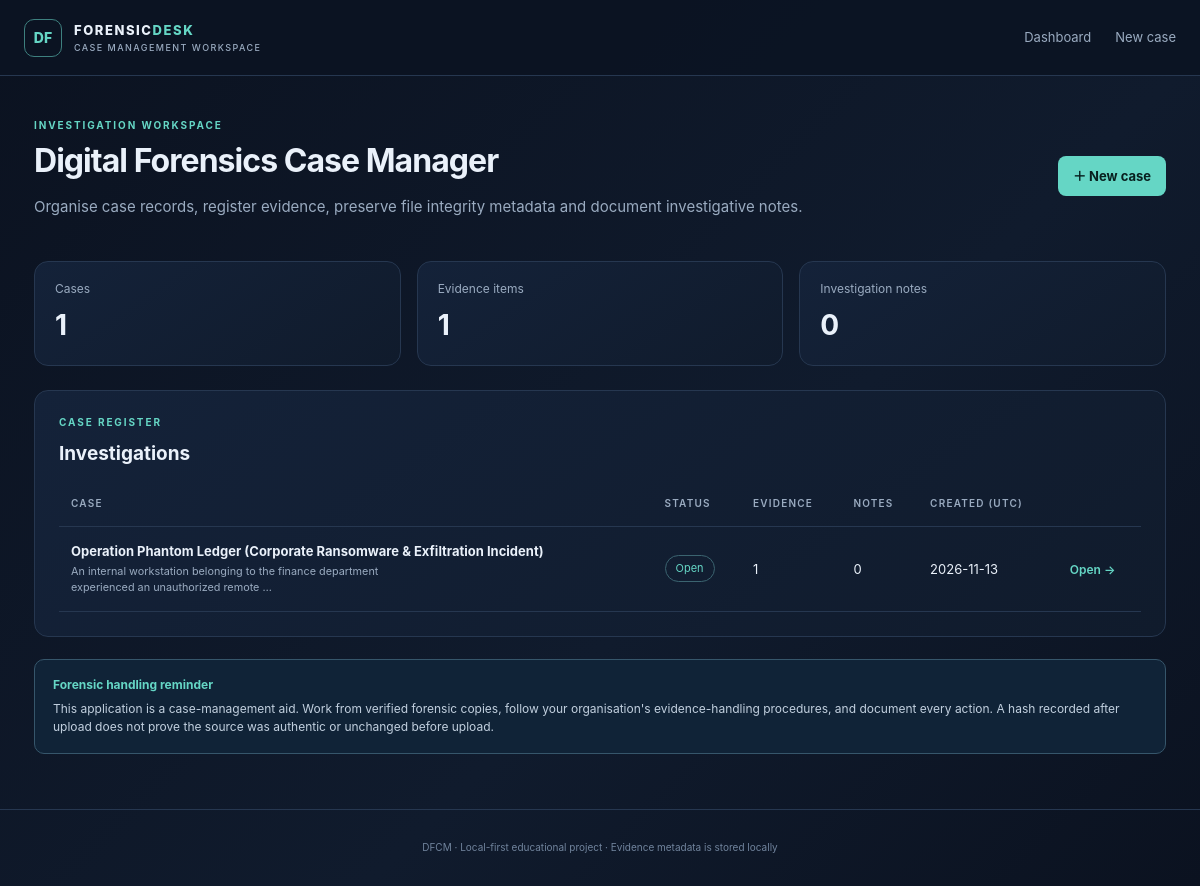
The page / on the database its author committed.
### tables this page shows
CREATE TABLE cases (
                    id INTEGER PRIMARY KEY AUTOINCREMENT,
                    title TEXT NOT NULL CHECK(length(title) BETWEEN 3 AND 120),
                    description TEXT NOT NULL DEFAULT '',
                    status TEXT NOT NULL DEFAULT 'Open'
                        CHECK(status IN ('Open', 'In Progress', 'Closed')),
                    created_at TEXT NOT NULL
                );

### app.py (the view)
    @app.route("/")
    def index():
        with get_db() as db:
            cases = db.execute("""
                SELECT c.*,
                    (SELECT COUNT(*) FROM evidence e WHERE e.case_id = c.id) AS evidence_count,
                    (SELECT COUNT(*) FROM notes n WHERE n.case_id = c.id) AS note_count
                FROM cases c ORDER BY c.created_at DESC
            """).fetchall()
            totals = {
                "cases": db.execute("SELECT COUNT(*) FROM cases").fetchone()[0],
                "evidence": db.execute("SELECT COUNT(*) FROM evidence").fetchone()[0],
                "notes": db.execute("SELECT COUNT(*) FROM notes").fetchone()[0],
            }
        return render_template("index.html", cases=cases, totals=totals)

### templates/index.html
{% extends "base.html" %}
{% block content %}
<section class="hero">
  <div><p class="eyebrow">INVESTIGATION WORKSPACE</p><h1>Digital Forensics Case Manager</h1>
  <p class="muted">Organise case records, register evidence, preserve file integrity metadata and document investigative notes.</p></div>
  <a class="button primary" href="{{ url_for('new_case') }}">＋ New case</a>
</section>
<div class="stats">
  <div class="stat"><span>Cases</span><strong>{{ totals.cases }}</strong></div>
  <div class="stat"><span>Evidence items</span><strong>{{ totals.evidence }}</strong></div>
  <div class="stat"><span>Investigation notes</span><strong>{{ totals.notes }}</strong></div>
</div>
<section class="panel">
  <div class="section-heading"><div><p class="eyebrow">CASE REGISTER</p><h2>Investigations</h2></div></div>
  {% if cases %}
  <div class="table-wrap"><table><thead><tr><th>Case</th><th>Status</th><th>Evidence</th><th>Notes</th><th>Created (UTC)</th><th></th></tr></thead><tbody>
  {% for case in cases %}<tr>
    <td><strong>{{ case.title }}</strong><small>{{ case.description[:95] }}{% if case.description|length > 95 %}…{% endif %}</small></td>
    <td><span class="status {{ case.status|lower|replace(' ', '-') }}">{{ case.status }}</span></td>
    <td>{{ case.evidence_count }}</td><td>{{ case.note_count }}</td><td>{{ case.created_at[:10] }}</td>
    <td><a class="text-link" href="{{ url_for('case_detail', case_id=case.id) }}">Open →</a></td>
  </tr>{% endfor %}
  </tbody></table></div>
  {% else %}<div class="empty"><div class="empty-icon">⌕</div><h3>No investigations yet</h3><p>Create a case to begin organising your forensic work.</p><a class="button primary" href="{{ url_for('new_case') }}">Create first case</a></div>{% endif %}
</section>
<div class="notice"><strong>Forensic handling reminder</strong><p>This application is a case-management aid. Work from verified forensic copies, follow your organisation's evidence-handling procedures, and document every action. A hash recorded after upload does not prove the source was authentic or unchanged before upload.</p></div>
{% endblock %}

### static/style.css (style rules this page uses)
:root { --bg:#0b1220;--panel:#111d30;--panel2:#15243a;--line:#263750;--text:#eaf1fa;--muted:#9aabc0;--accent:#65d6c5;--blue:#79a9ff;--danger:#ff8c8c }
* { box-sizing:border-box }
body { margin:0;background:linear-gradient(135deg,#0b1220,#101b2d 60%,#0b1220);color:var(--text);font:15px/1.55 Inter,Segoe UI,Arial,sans-serif;min-height:100vh }
.hero { display:flex;align-items:center;justify-content:space-between;gap:28px;margin-bottom:28px }
.hero h1 { font-size:32px;line-height:1.2;margin:4px 0 10px;letter-spacing:-.03em }
.muted { color:var(--muted) }
.eyebrow { font-size:10px;letter-spacing:.19em;color:var(--accent);font-weight:700;margin:0 0 8px }
.stats { display:grid;grid-template-columns:repeat(3,1fr);gap:16px;margin:24px 0 }
.stat,.panel { background:linear-gradient(145deg,#142239,#101b2c);border:1px solid var(--line);border-radius:14px }
.stat { padding:18px 20px }
.stat span { display:block;color:var(--muted);font-size:12px }
.stat strong { font-size:28px;display:block;margin-top:5px }
.panel { padding:24px;margin-bottom:20px }
.section-heading { display:flex;justify-content:space-between;align-items:center }
.panel h2 { margin:0 0 14px;font-size:19px }
.table-wrap { overflow-x:auto }
table { width:100%;border-collapse:collapse;text-align:left;font-size:13px }
th { color:var(--muted);font-size:10px;letter-spacing:.12em;text-transform:uppercase;font-weight:600 }
td,th { padding:14px 12px;border-bottom:1px solid var(--line) }
td:first-child { min-width:220px }
td small { display:block;color:var(--muted);margin-top:3px;max-width:320px }
.text-link { color:var(--accent);text-decoration:none;font-weight:600;font-size:12px }
.status { display:inline-block;border:1px solid #3b6470;border-radius:20px;padding:4px 10px;font-size:11px;color:var(--accent);white-space:nowrap }
.button { border:0;border-radius:8px;padding:10px 15px;text-decoration:none;font-weight:700;font-size:13px;cursor:pointer;display:inline-flex;align-items:center;justify-content:center }
.primary { background:var(--accent);color:#08201f }
.notice { border:1px solid #36566b;background:#102337;border-radius:10px;padding:16px 18px;color:#c2d0df;font-size:12px;margin:22px 0 }
.notice strong { color:var(--accent) }
.notice p { margin:5px 0 0 }

### rows shown on the page
cases: title "Operation Phantom Ledger (Corporate Ransomware & Exfiltration Incident)", description "An internal workstation belonging to the finance department experienced an unauthorized remote", status "Open", evidence_count "1", note_count "0", created_at "2026-11-13"

### other values the page prints
{{ totals.cases }} "1"
{{ totals.evidence }} "1"
{{ totals.notes }} "0"
